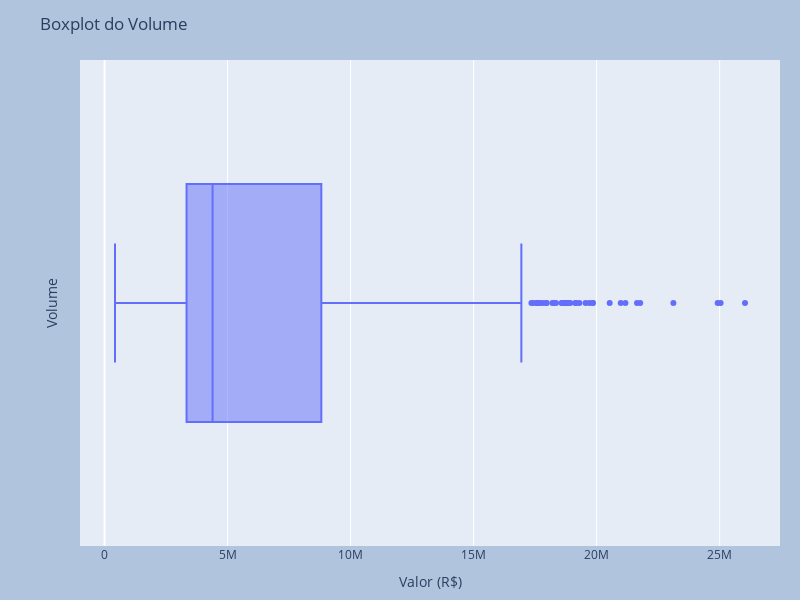

Write notebook code for a chart like this one.
### Code cell
fig = px.box(df, x = 'volume', width = 800, height = 600)

fig.update_layout(
    margin = dict(l = 80, r = 20, t = 60, b = 50),
    paper_bgcolor = 'LightSteelBlue',
    title = 'Boxplot do Volume',
    xaxis_title = 'Valor (R$)',
    yaxis_title = 'Volume'
)

fig.show()

### Figure 1 — Plotly figure (JSON) as saved in the notebook; plotly's stock layout.template omitted (floating-point values rounded to 4 significant figures; data arrays with more than 128 entries replaced by an {"elided": "..."} marker saying what was removed)
{"data": [{"alignmentgroup": "True", "hovertemplate": "volume=%{x}<extra></extra>", "legendgroup": "", "marker": {"color": "#636efa"}, "name": "", "notched": false, "offsetgroup": "", "orientation": "h", "showlegend": false, "type": "box", "x": {"elided": "2884 int values"}, "x0": " ", "xaxis": "x", "y0": " ", "yaxis": "y"}], "layout": {"boxmode": "group", "height": 600, "legend": {"tracegroupgap": 0}, "margin": {"b": 50, "l": 80, "r": 20, "t": 60}, "paper_bgcolor": "LightSteelBlue", "title": {"text": "Boxplot do Volume"}, "width": 800, "xaxis": {"anchor": "y", "domain": [0, 1], "title": {"text": "Valor (R$)"}}, "yaxis": {"anchor": "x", "domain": [0, 1], "title": {"text": "Volume"}}}}
